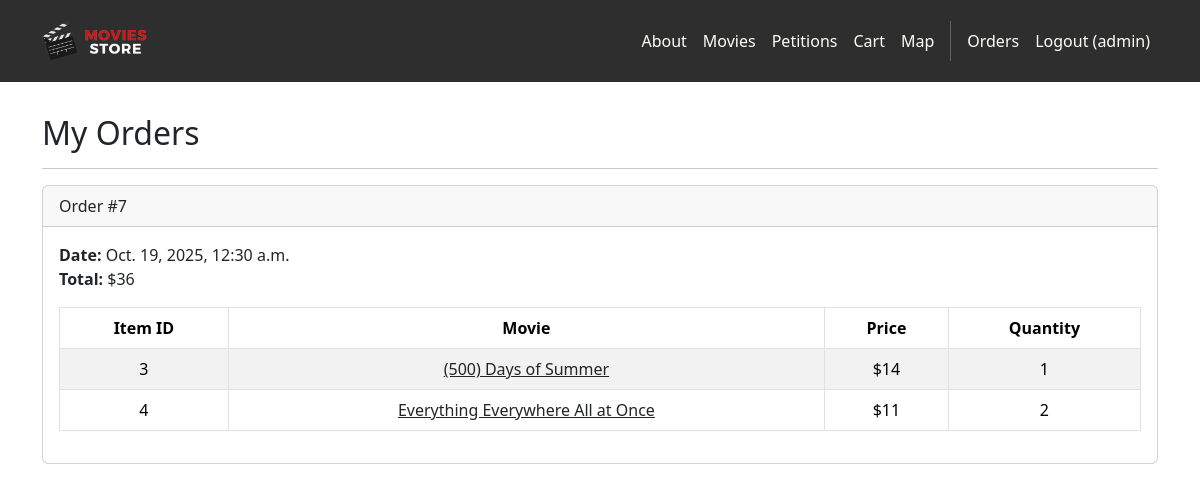
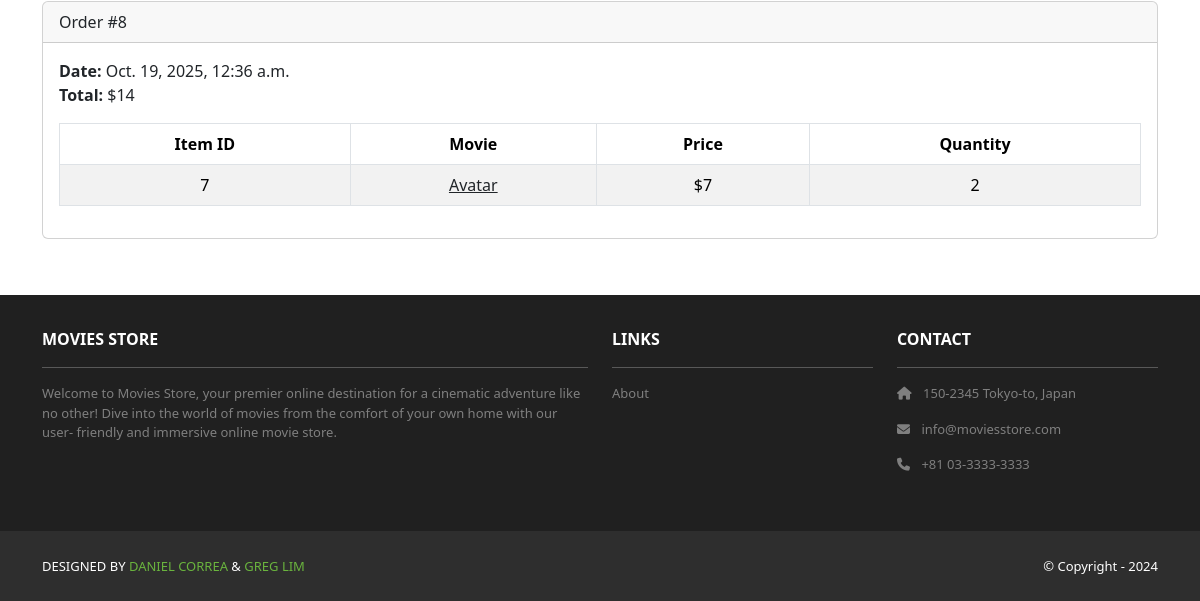
/accounts/orders/ (signed in), run on an earlier commit of the app's database (2 pictures, top to bottom).
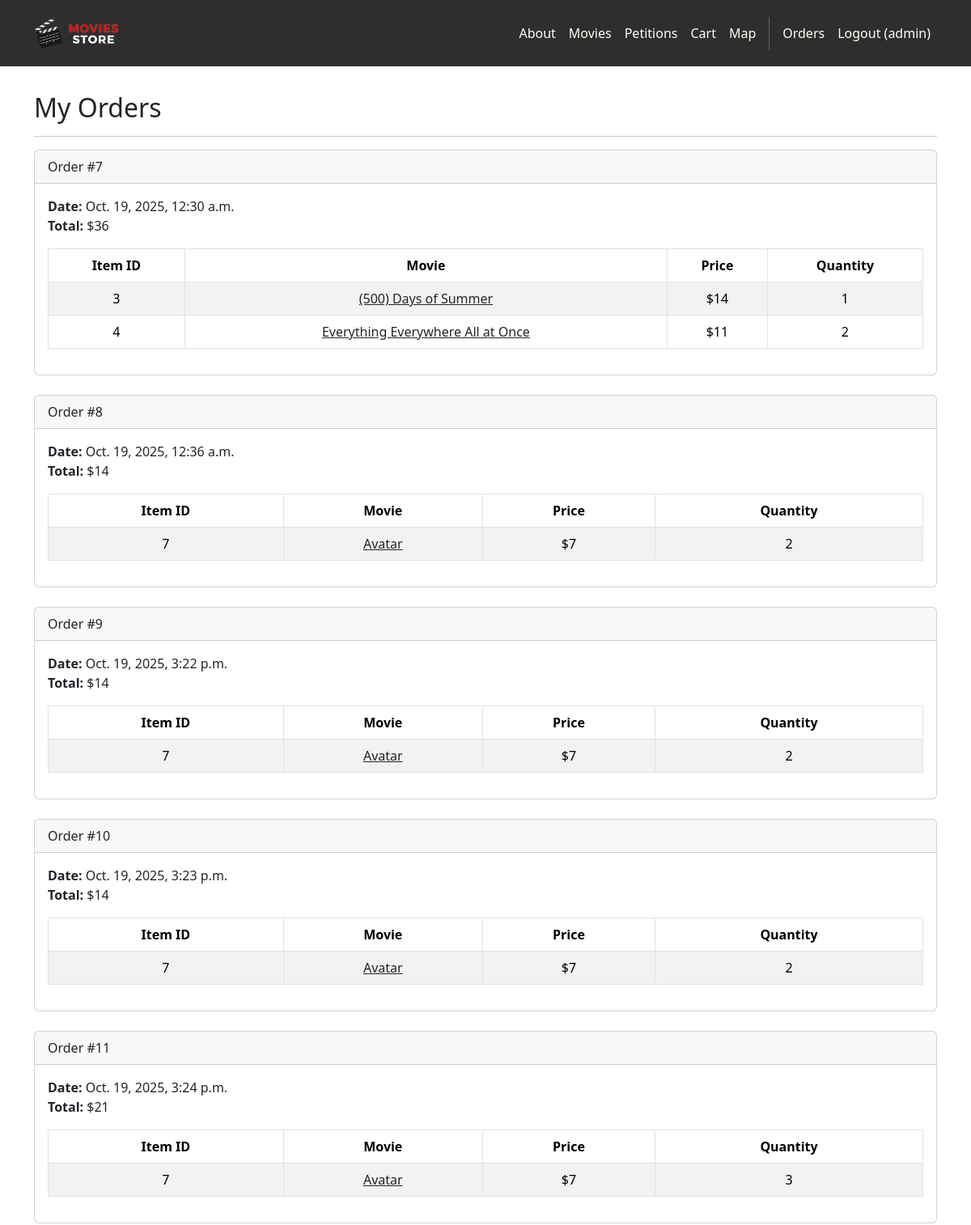
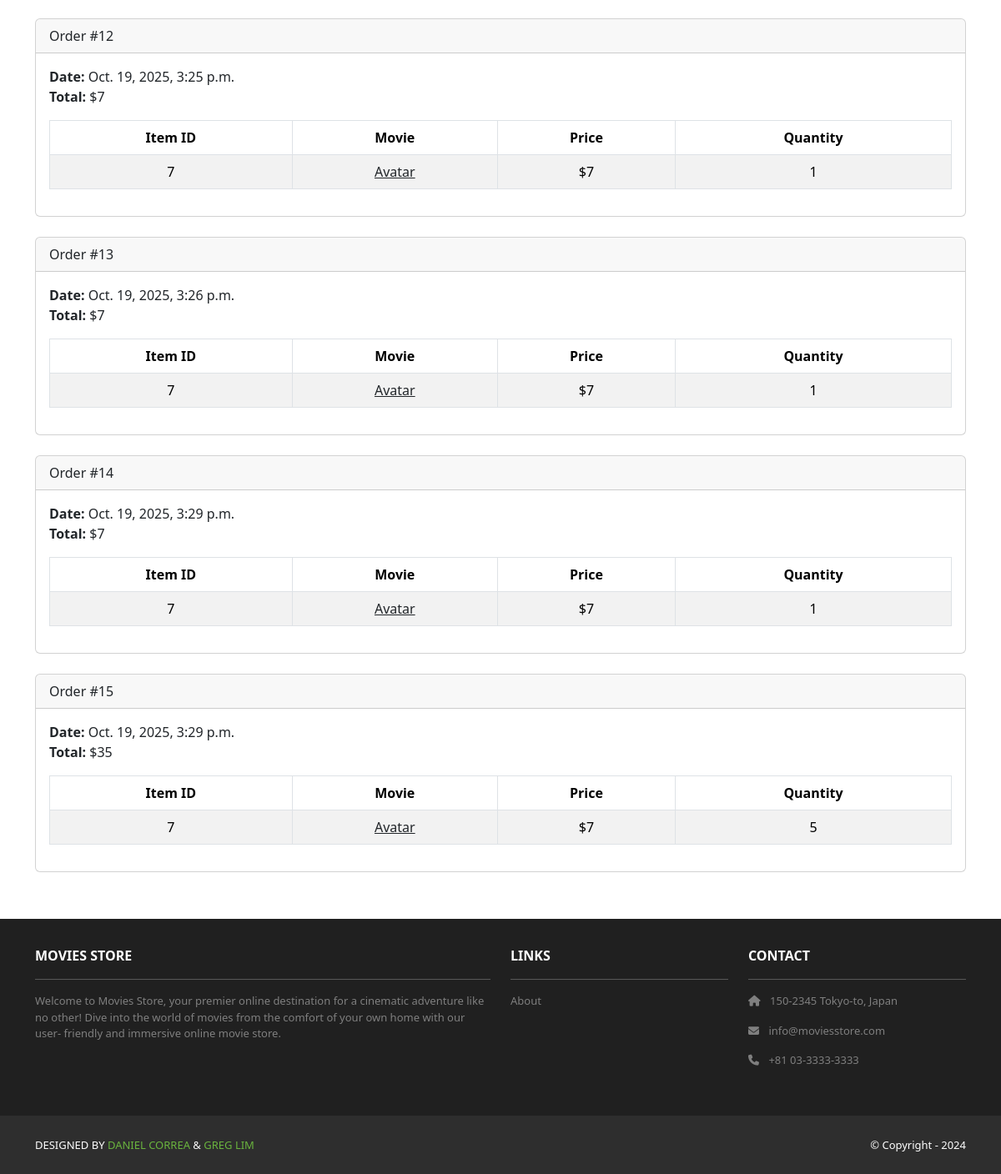
And on a later commit of the database (2 pictures, top to bottom).
### cart/models.py (models this page shows, shortened)
class Order(models.Model):
    id = models.AutoField(primary_key=True)
    total = models.IntegerField()
    date = models.DateTimeField(auto_now_add=True)
    user = models.ForeignKey(User,
        on_delete=models.CASCADE)

class Item(models.Model):
    id = models.AutoField(primary_key=True)
    price = models.IntegerField()
    quantity = models.IntegerField()
    order = models.ForeignKey(Order, on_delete=models.CASCADE)
    movie = models.ForeignKey(Movie, on_delete=models.CASCADE)
    STATES = [
        ('Georgia','Georgia'),
        ('Alabama','Alabama'),
        ('Alaska','Alaska'),
        ('Arizona','Arizona'),
        ('Arkansas','Arkansas'),
        ('California','California'),
        ('Colorado','Colorado'),
        ('Connecticut','Connecticut'),
        ('Delaware','Delaware'),
        ('District of Columbia','District of Columbia'),
        ('Florida','Florida'),
        ('Hawaii','Hawaii'),
        ('Idaho','Idaho'),
        ('Illinois','Illinois'),
        ('Indiana','Indiana'),
        ('Iowa','Iowa'),
        ('Kansas','Kansas'),
        ('Kentucky','Kentucky'),
        ('Louisiana','Louisiana'),
        ('Maine','Maine'),
        ('Maryland','Maryland'),
        ('Massachussetts','Massachussetts'),
        ('Michigan','Michigan'),
        ('Minnesota','Minnesota'),
        ('Mississippi','Mississippi'),
        ('Missouri','Missouri'),
        ('Montana','Montana'),
        ('Nebraska','Nebraska'),
        ('Nevada','Nevada'),
        ('New Hampshire','New Hampshire'),
        ('New Jersey','New Jersey'),
        ('New Mexico','New Mexico'),
        ('New York','New York'),
        ('North Carolina','North Carolina'),
        ('North Dakota','North Dakota'),
        ('Ohio','Ohio'),
        ('Oklahoma','Oklahoma'),
        ('Oregon','Oregon'),
        ('Pennsylvania','Pennsylvania'),
        ('Rhode Island','Rhode Island'),
        ('South Carolina','South Carolina'),
        ('South Dakota','South Dakota'),
        ('Tennessee','Tennessee'),
        ('Texas','Texas'),
        ('Utah','Utah'),
        ('Vermont','Vermont'),
        ('Virginia','Virginia'),
        ('Washington','Washington'),
        ('West Virginia','West Virginia'),
        ('Wisconsin','Wisconsin'),
        ('Wyoming','Wyoming'),
    ]
    state = models.CharField(max_length=20, default="Georgia", choices=STATES)

### movies/models.py (models this page shows, shortened)
class Movie(models.Model):
    id = models.AutoField(primary_key=True)
    name = models.CharField(max_length=255)
    price = models.IntegerField()
    description = models.TextField()
    image = models.ImageField(upload_to='movie_images/')
    amount_left = models.PositiveIntegerField(
        null=True,
        blank=True,
        help_text="Number of copies available (optional)",
        default=None
    )

### accounts/views.py (the view)
# urls.py: path('orders/', views.orders, name='accounts.orders'),
@login_required
def orders(request):
    template_data = {}
    template_data['title'] = 'Orders'
    template_data['orders'] = request.user.order_set.all()
    return render(request, 'accounts/orders.html',
        {'template_data': template_data})

### accounts/templates/accounts/orders.html
{% extends 'base.html' %}
{% block content %}
<div class="p-3">
  <div class="container">
    <div class="row mt-3">
      <div class="col mx-auto mb-3">
        <h2>My Orders</h2>
        <hr />
        {% for order in template_data.orders %}
        <div class="card mb-4">
          <div class="card-header">
            Order #{{ order.id }}
          </div>
          <div class="card-body">
            <b>Date:</b> {{ order.date }}<br />
            <b>Total:</b> ${{ order.total }}<br />
            <table class="table table-bordered table-striped text-center mt-3">
              <thead>
                <tr>
                  <th scope="col">Item ID</th>
                  <th scope="col">Movie</th>
                  <th scope="col">Price</th>
                  <th scope="col">Quantity</th>
                </tr>
              </thead>
              <tbody>
                {% for item in order.item_set.all %}
                <tr>
                  <td>{{ item.movie.id }}</td>
                  <td>
                    <a class="link-dark"
                      href="{% url 'movies.show' id=item.movie.id %}">{{ item.movie.name }}
                    </a>
                  </td>
                  <td>${{ item.movie.price }}</td>
                  <td>{{ item.quantity }}</td>
                </tr>
                {% endfor %}
              </tbody>
            </table>
          </div>
        </div>
        {% endfor %}
      </div>
    </div>
  </div>
</div>
{% endblock content %}

### moviesstore/templates/base.html (shortened to what this page needs)
<!DOCTYPE html>
<html>
  {% load static %}
  <head>
    <link href=
      "https://cdn.jsdelivr.net/npm/bootstrap@5.3.3/dist/css/bootstrap.min.css" rel="stylesheet"
>
    <link rel=
      "stylesheet"  href="https://cdnjs.cloudflare.com/ajax/libs/font-awesome/6.1.1/css/all.min.css">
    <link rel="stylesheet" type="text/css"
          href="{% static 'css/style.css' %}">
  </head>
  <body>
     <nav class="p-3 navbar navbar-dark bg-dark navbar-expand-lg">
      <div class="container">
        <a class="navbar-brand"
           href="{% url 'home.index' %}">
          <img src="{% static 'img/logo.png' %}" alt="logo"
               height="40" />
        </a>
        <div class="collapse navbar-collapse"
             id="navbarNavAltMarkup">
          <div class="navbar-nav ms-auto navbar-ml">
            <a class="nav-link"
               href="{% url 'home.about' %}">About</a>
            <a class="nav-link"
               href="{% url 'movies.index' %}">Movies</a>
            <a class="nav-link"
               href="{% url 'movies.petitions_index' %}">Petitions</a>
            <a class="nav-link"
              href="{% url 'cart.index' %}">Cart</a>
            <a class="nav-link"
              href="{% url 'map.index' %}">Map</a>
            {% if user.is_authenticated %}
            <a class="nav-link"
              href="{% url 'accounts.orders' %}">Orders
            </a>
            <a class="nav-link"
              href="{% url 'accounts.logout' %}">Logout ({{user.username }})</a>
            {% else %}
            <a class="nav-link"
              href="{% url 'accounts.login' %}">Login</a>
            <a class="nav-link"
              href="{% url 'accounts.signup' %}">Sign Up
            </a>
            {% endif %}
          </div>
        </div>
      </div>
    </nav>
    <div>
      {% block content %}
      {% endblock content %}
    </div>
     <section class="p-3 ms-footer d-none d-md-block">
      <div class="container">
        <div class="row mt-3 text-white">
          <div class="col-md-6 col-lg-6 col-xl-6 mx-auto mb-4">
            <b>MOVIES STORE</b>
            <hr />
            <p>
              Welcome to Movies Store, your premier online
              destination for a cinematic adventure like no
              other! Dive into the world of movies from the
              comfort of your own home with our user-
              friendly and immersive online movie store.
            </p>
          </div>
          <div class="col-md-3 col-lg-3 col-xl-3 mx-auto mb-4">
            <b>LINKS</b>
            <hr />
            <p><a class="nav-link"
              href="{% url 'home.about' %}">
              About
            </a></p>
          </div>
          <div class="col-md-3 col-lg-3 col-xl-3 mx-auto mb-4">
            <b>CONTACT</b>
            <hr />
            <p><i class="fas fa-home me-2"></i>
              150-2345 Tokyo-to, Japan
            </p>
            <p><i class="fas fa-envelope me-2"></i>
              info@moviesstore.com
            </p>
            <p><i class="fas fa-phone me-2"></i>
              +81 03-3333-3333
            </p>
          </div>
        </div>
      </div>
    </section>
    <section class="p-3 ms-footer-bottom bg-dark">
      <div class="container d-flex justify-content-between">
        <div class="me-5 text-white">
          <span>DESIGNED BY
            <a href="https://www.x.com/danielgarax"
            target="_blank">DANIEL CORREA</a> &
            <a href="https://www.x.com/greglim81"
            target="_blank">GREG LIM</a>
          </span>
        </div>
        <div class="text-white">
          <span>© Copyright - 2024</span>
        </div>
      </div>
    </section>
  </body>
</html>

### moviesstore/static/css/style.css (style rules this page uses)
.navbar a.nav-link { color: #FFFEF6 !important; }
.bg-dark { background-color: #2E2E2E !important; }
.ms-footer { background-color: #202020; }
.ms-footer p { color: #7F7F7F; font-size: 13px; }
.ms-footer-bottom span { font-size: 13px; line-height: 38px; }
.ms-footer-bottom a { color: #6ab43e; text-decoration: none; }

What changed in the data, as far as the page shows it:
added Order: id "9", date "Oct. 19, 2025, 3:22 p.m.", total "14"
added Item: movie.id "7", movie.name "Avatar", movie.price "7", quantity "2", shown under "9"
added Order: id "10", date "Oct. 19, 2025, 3:23 p.m.", total "14"
added Item: movie.id "7", movie.name "Avatar", movie.price "7", quantity "2", shown under "10"
added Order: id "11", date "Oct. 19, 2025, 3:24 p.m.", total "21"
added Item: movie.id "7", movie.name "Avatar", movie.price "7", quantity "3", shown under "11"
added Order: id "12", date "Oct. 19, 2025, 3:25 p.m.", total "7"
added Item: movie.id "7", movie.name "Avatar", movie.price "7", quantity "1", shown under "12"
added Order: id "13", date "Oct. 19, 2025, 3:26 p.m.", total "7"
added Item: movie.id "7", movie.name "Avatar", movie.price "7", quantity "1", shown under "13"
added Order: id "14", date "Oct. 19, 2025, 3:29 p.m.", total "7"
added Item: movie.id "7", movie.name "Avatar", movie.price "7", quantity "1", shown under "14"
added Order: id "15", date "Oct. 19, 2025, 3:29 p.m.", total "35"
added Item: movie.id "7", movie.name "Avatar", movie.price "7", quantity "5", shown under "15"
